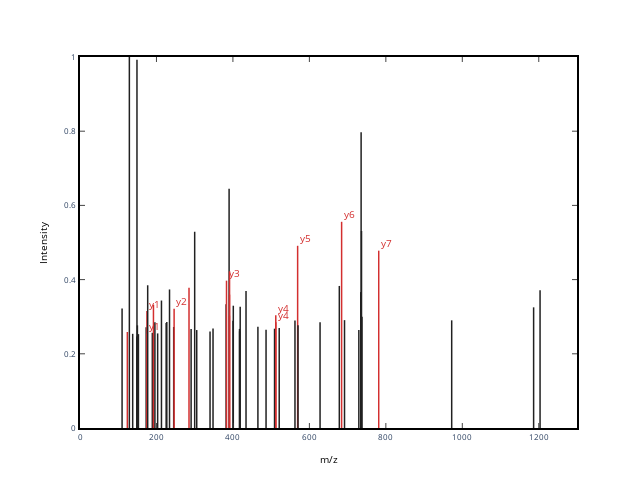
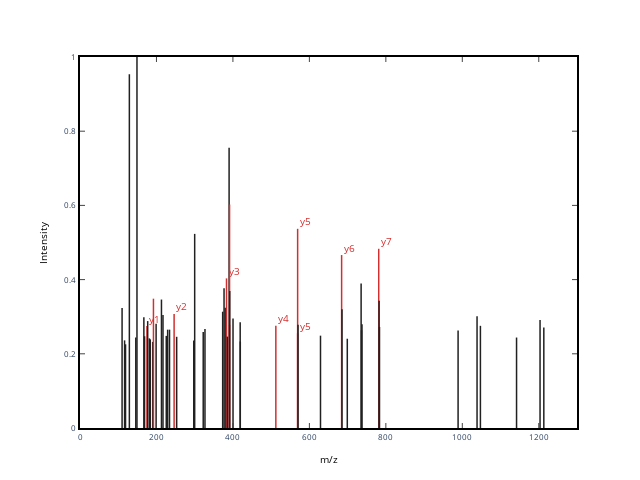
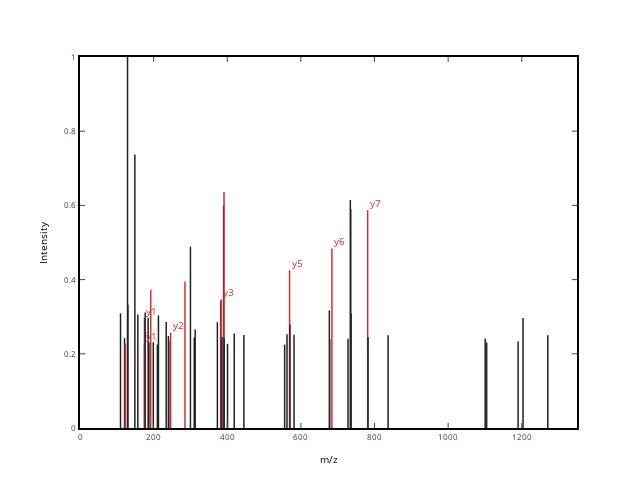
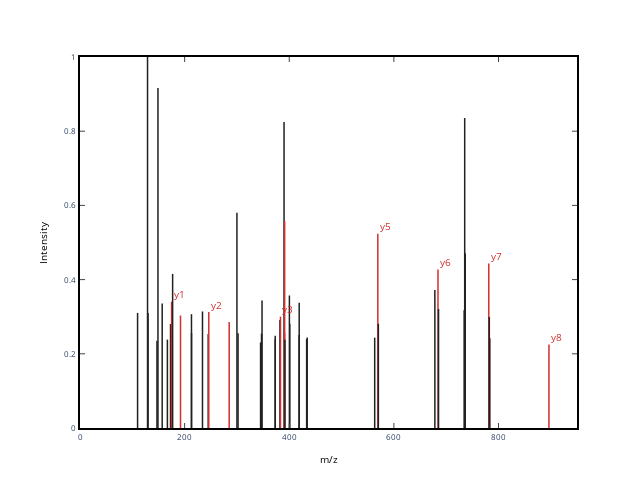

The notebook cell saved with these charts, in order:
### Code cell
for peptide, scan, df_num in file1_alt_scans_info.loc[file1_alt_scans_info['Peptide'] == 'VKEDPDGEHAR', ['Peptide', 'Alt Scan Num', 'Data Frame Num']].values :
    Visualize_MS2(fixed_titles[df_num], scan, peptide = peptide)
